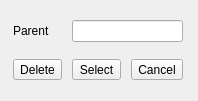
<?xml version="1.0" encoding="UTF-8"?>
<ui version="4.0">
 <class>pipemerger</class>
 <widget class="QDockWidget" name="pipemerger">
  <property name="geometry">
   <rect>
    <x>0</x>
    <y>0</y>
    <width>198</width>
    <height>101</height>
   </rect>
  </property>
  <property name="windowTitle">
   <string>Pipe merger</string>
  </property>
  <widget class="QWidget" name="dockWidgetContents">
   <layout class="QGridLayout" name="gridLayout_3">
    <item row="1" column="0">
     <widget class="QLabel" name="label_2">
      <property name="text">
       <string>Parent</string>
      </property>
     </widget>
    </item>
    <item row="1" column="2" colspan="2">
     <widget class="QLineEdit" name="idParent"/>
    </item>
    <item row="2" column="2">
     <widget class="QToolButton" name="selectButton">
      <property name="text">
       <string>Select</string>
      </property>
     </widget>
    </item>
    <item row="2" column="0">
     <widget class="QToolButton" name="deleteButton">
      <property name="text">
       <string>Delete</string>
      </property>
     </widget>
    </item>
    <item row="2" column="3">
     <widget class="QToolButton" name="cancelButton">
      <property name="text">
       <string>Cancel</string>
      </property>
     </widget>
    </item>
   </layout>
  </widget>
 </widget>
 <resources/>
 <connections/>
</ui>
